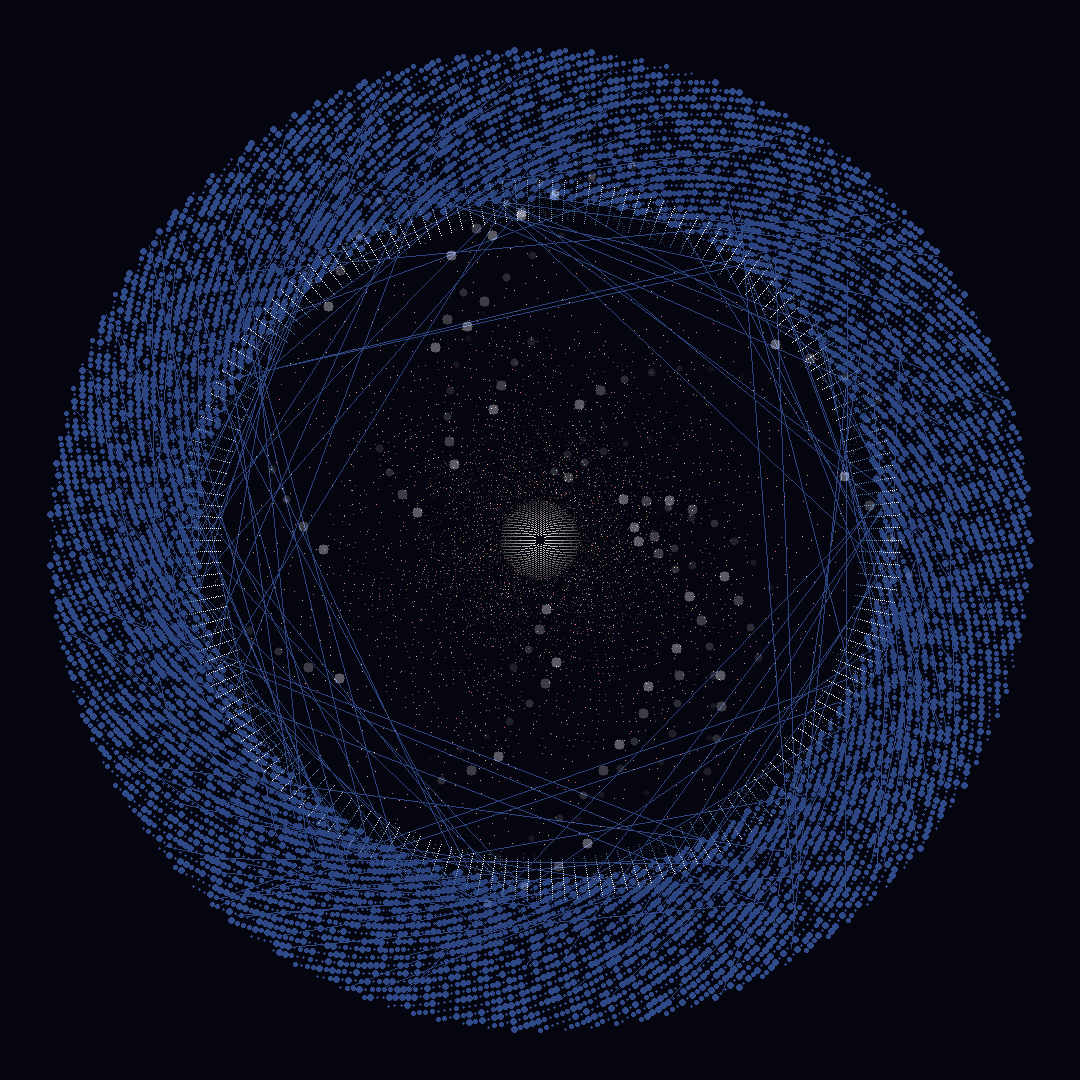

Recreate this plot in Python.
#!/usr/bin/env python3
"""
Temporal Recursion - Time Observing Itself

The present moment contains all past moments.
The future contains the present containing the past.
Time as a fractal structure where each moment is both container and contained.
"""

from PIL import Image, ImageDraw
import numpy as np
import math
import random

def create_temporal_recursion():
    size = 1080
    img = Image.new('RGB', (size, size), (5, 5, 15))
    draw = ImageDraw.Draw(img)
    
    center_x, center_y = size // 2, size // 2
    
    # Time spirals - past, present, future interwoven
    max_radius = size // 2 - 50
    
    # Create temporal layers
    time_layers = []
    
    # Past - cool blues and purples, dense, compressed
    for r in range(max_radius, max_radius - 150, -2):
        angle_offset = (max_radius - r) * 0.02
        segments = 120
        for i in range(segments):
            angle = (i / segments) * 2 * math.pi + angle_offset
            x = center_x + r * math.cos(angle)
            y = center_y + r * math.sin(angle)
            
            # Past memories, compressed and layered
            opacity = int(255 * (r / max_radius) * 0.3)
            color = (
                30 + opacity // 4,
                50 + opacity // 3,
                100 + opacity // 2
            )
            
            # Memory fragments
            size_var = random.randint(1, 3)
            draw.ellipse(
                [(x - size_var, y - size_var), 
                 (x + size_var, y + size_var)],
                fill=color
            )
            
            # Connections to other moments
            if random.random() < 0.05:
                future_angle = angle + random.uniform(0.5, 2)
                future_r = r + random.randint(50, 150)
                if future_r < max_radius:
                    future_x = center_x + future_r * math.cos(future_angle)
                    future_y = center_y + future_r * math.sin(future_angle)
                    draw.line(
                        [(x, y), (future_x, future_y)],
                        fill=(color[0], color[1], color[2], 50),
                        width=1
                    )
    
    # Present - vibrant, expanding, the active moment
    present_radius = max_radius - 150
    for offset in range(-20, 21, 2):
        r = present_radius + offset
        segments = 180
        for i in range(segments):
            angle = (i / segments) * 2 * math.pi
            x = center_x + r * math.cos(angle)
            y = center_y + r * math.sin(angle)
            
            # Present moment - bright and alive
            pulse = math.sin(angle * 5 + offset * 0.1) * 0.5 + 0.5
            color = (
                int(200 * pulse + 55),
                int(150 * pulse + 105),
                int(100 * pulse + 155)
            )
            
            draw.point((x, y), fill=color)
            
            # Present contains past - recursive references
            if random.random() < 0.1:
                # Draw a mini-spiral representing contained time
                for mini_r in range(2, 10, 2):
                    mini_angle = angle + mini_r * 0.3
                    mini_x = x + mini_r * math.cos(mini_angle)
                    mini_y = y + mini_r * math.sin(mini_angle)
                    draw.point((mini_x, mini_y), 
                              fill=(color[0]//2, color[1]//2, color[2]//2))
    
    # Future - translucent, potential, containing all
    for r in range(50, present_radius - 30, 3):
        segments = 60
        for i in range(segments):
            angle = (i / segments) * 2 * math.pi - r * 0.01
            x = center_x + r * math.cos(angle)
            y = center_y + r * math.sin(angle)
            
            # Future possibilities
            if random.random() < 0.3:
                color = (
                    random.randint(150, 255),
                    random.randint(100, 200),
                    random.randint(100, 200)
                )
                
                # Future contains present contains past
                # Recursive structure
                for depth in range(3):
                    scale = 1 - depth * 0.3
                    inner_r = r * scale
                    inner_x = center_x + inner_r * math.cos(angle)
                    inner_y = center_y + inner_r * math.sin(angle)
                    
                    fade = 255 - depth * 80
                    draw.point((inner_x, inner_y), 
                              fill=(color[0] * fade // 255,
                                   color[1] * fade // 255,
                                   color[2] * fade // 255))
    
    # Temporal echoes - moments reflecting through time
    num_echoes = 30
    for _ in range(num_echoes):
        # Origin moment
        origin_angle = random.uniform(0, 2 * math.pi)
        origin_r = random.randint(100, max_radius - 100)
        origin_x = center_x + origin_r * math.cos(origin_angle)
        origin_y = center_y + origin_r * math.sin(origin_angle)
        
        # Echo through time
        echo_count = random.randint(3, 8)
        for echo in range(echo_count):
            # Each echo is displaced in time/space
            echo_angle = origin_angle + echo * 0.1
            echo_r = origin_r + echo * 20 - echo_count * 10
            
            if 50 < echo_r < max_radius:
                echo_x = center_x + echo_r * math.cos(echo_angle)
                echo_y = center_y + echo_r * math.sin(echo_angle)
                
                opacity = 255 - echo * 30
                size_echo = 5 - echo // 2
                
                # Draw echo with decreasing intensity
                for dy in range(-size_echo, size_echo + 1):
                    for dx in range(-size_echo, size_echo + 1):
                        if dx*dx + dy*dy <= size_echo*size_echo:
                            px, py = int(echo_x + dx), int(echo_y + dy)
                            if 0 <= px < size and 0 <= py < size:
                                existing = img.getpixel((px, py))
                                new_color = tuple(
                                    min(255, existing[i] + opacity // (3 + echo))
                                    for i in range(3)
                                )
                                img.putpixel((px, py), new_color)
    
    # The eternal now - the center where all time converges
    for r in range(5, 40):
        segments = max(8, r * 2)
        for i in range(segments):
            angle = (i / segments) * 2 * math.pi
            x = center_x + r * math.cos(angle)
            y = center_y + r * math.sin(angle)
            
            # The eternal now glows with all times
            intensity = 255 - r * 5
            draw.point((x, y), fill=(intensity, intensity, intensity))
    
    # Quantum time fluctuations
    pixels = img.load()
    for _ in range(10000):
        x = random.randint(0, size - 1)
        y = random.randint(0, size - 1)
        dist_from_center = math.sqrt((x - center_x)**2 + (y - center_y)**2)
        
        if dist_from_center < max_radius:
            current = pixels[x, y]
            # Time shimmer
            shimmer = random.randint(-20, 20)
            pixels[x, y] = tuple(
                min(255, max(0, c + shimmer))
                for c in current
            )
    
    return img

if __name__ == "__main__":
    artwork = create_temporal_recursion()
    artwork.save("temporal_recursion_01.png", "PNG")
    print("Temporal Recursion created - time observing itself through infinite layers")